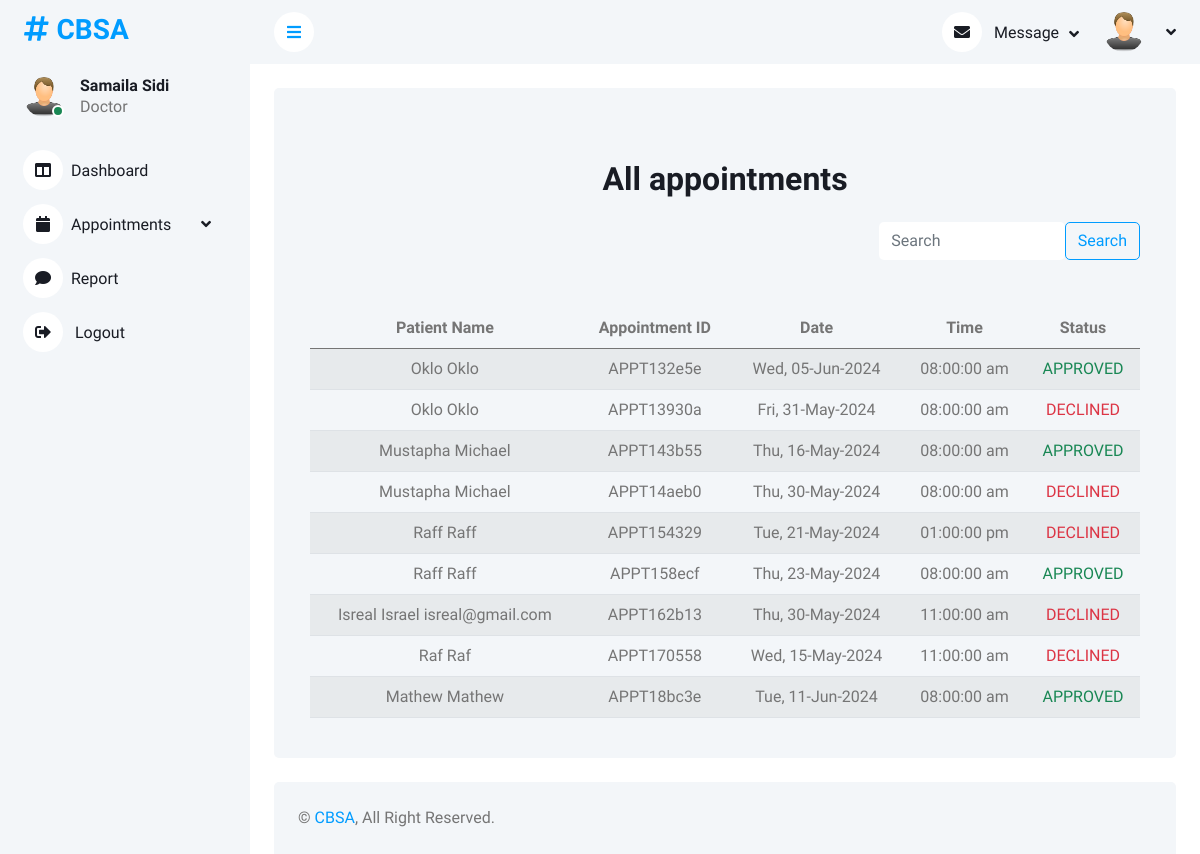
Page /doctor/all-appointments.php (signed in) on the committed database.
### tables this page shows
CREATE TABLE `doctor` (
  `doctor_id` int(11) NOT NULL,
  `firstname` varchar(255) NOT NULL,
  `lastname` varchar(255) NOT NULL,
  `othername` varchar(255) NOT NULL,
  `email` varchar(255) NOT NULL,
  `password` varchar(255) NOT NULL,
  `blood_group` varchar(255) DEFAULT NULL,
  `genotype` varchar(255) DEFAULT NULL,
  `specialization` varchar(255) DEFAULT NULL,
  `time` timestamp NOT NULL DEFAULT current_timestamp()
);

CREATE TABLE `appointment` (
  `appointment_id` varchar(255) NOT NULL,
  `fullname` varchar(255) NOT NULL,
  `email` varchar(255) NOT NULL,
  `phone_number` varchar(255) NOT NULL,
  `appointment_date` date NOT NULL,
  `appointment_time` time NOT NULL,
  `appointment_status` varchar(255) DEFAULT NULL,
  `student_id` int(11) DEFAULT NULL,
  `booking_time` timestamp NOT NULL DEFAULT current_timestamp()
);

CREATE TABLE `student` (
  `student_id` int(11) NOT NULL,
  `firstname` varchar(255) NOT NULL,
  `lastname` varchar(255) NOT NULL,
  `othername` varchar(255) NOT NULL,
  `email` varchar(255) NOT NULL,
  `matric` varchar(255) NOT NULL,
  `password` varchar(255) NOT NULL,
  `blood_group` varchar(255) DEFAULT NULL,
  `genotype` varchar(255) DEFAULT NULL,
  `time` timestamp NOT NULL DEFAULT current_timestamp()
);

### doctor/all-appointments.php (the view, shortened to what this page needs)
<?php
include("../include/connect.php");
if (isset($_SESSION["doctor_id"])) {
    $user_id = $_SESSION["doctor_id"];
    $sql = mysqli_query($connect,"SELECT * FROM `doctor` WHERE doctor_id = $user_id");
    $fetch = mysqli_fetch_assoc($sql);
    $firstname = $fetch["firstname"];
    $lastname = $fetch["lastname"];
}
?>
<!DOCTYPE html>
<html lang="en">
<head>
    <link href="https://cdnjs.cloudflare.com/ajax/libs/font-awesome/5.10.0/css/all.min.css" rel="stylesheet">
    <link href="https://cdn.jsdelivr.net/npm/bootstrap-icons@1.4.1/font/bootstrap-icons.css" rel="stylesheet">
    <link href="lib/owlcarousel/assets/owl.carousel.min.css" rel="stylesheet">
    <link href="lib/tempusdominus/css/tempusdominus-bootstrap-4.min.css" rel="stylesheet" />
    <link href="css/bootstrap.min.css" rel="stylesheet">
    <link href="css/style.css" rel="stylesheet">
</head>
<body>
    <div class="container-xxl position-relative bg-white d-flex p-0">
        <div class="sidebar pe-4 pb-3">
            <nav class="navbar bg-light navbar-light">
                <a href="dashboard.php" class="navbar-brand mx-4 mb-3">
                    <h3 class="text-primary"><i class="fa fa-hashtag me-2"></i>CBSA</h3>
                </a>
                <div class="d-flex align-items-center ms-4 mb-4">
                    <div class="position-relative">
                        <img class="rounded-circle" src="./img/user.png" alt="" style="width: 40px; height: 40px;">
                        <div class="bg-success rounded-circle border border-2 border-white position-absolute end-0 bottom-0 p-1"></div>
                    </div>
                    <div class="ms-3">
                        <h6 class="mb-0"><?php echo $firstname . " " . $lastname ?></h6>
                        <span>Doctor</span>
                    </div>
                </div>
                <div class="navbar-nav w-100">
                    <a href="dashboard.php" class="nav-item nav-link"><i class="fas fa-columns me-2"></i>Dashboard</a>
                    <div class="nav-item dropdown">
                        <a href="#" class="nav-link dropdown-toggle" data-bs-toggle="dropdown"><i class="fas fa-calendar me-2"></i>Appointments</a>
                    </div>
                    <a href="report.php" class="nav-item nav-link"><i class="fas fa-comment me-2"></i>Report</a>
                    <a href="#" onclick="logout()" class="nav-item nav-link"> <i class="fas fa-sign-out-alt me-2"></i>
                        Logout</a>
                    </div>
                </div>
        </div>
        <div class="content">
            <nav class="navbar navbar-expand bg-light navbar-light sticky-top px-4 py-0">
                <a href="#" class="sidebar-toggler flex-shrink-0">
                    <i class="fa fa-bars"></i>
                </a>
                <div class="navbar-nav align-items-center ms-auto">
                    <div class="nav-item dropdown">
                        <a href="#" class="nav-link dropdown-toggle" data-bs-toggle="dropdown">
                            <i class="fa fa-envelope me-lg-2"></i>
                            <span class="d-none d-lg-inline-flex">Message</span>
                        </a>
                    </div>
                    <div class="nav-item dropdown">
                        <a href="#" class="nav-link dropdown-toggle" data-bs-toggle="dropdown">
                            <img class="rounded-circle me-lg-2" src="./img/user.png" alt="" style="width: 40px; height: 40px;">
                        </a>
                    </div>
                </div>
            </nav>
            <div class="container-fluid pt-4 px-4">
                <div class="bg-light text-center rounded p-4">
                <div class="container mt-5">
    <h2 class="mb-4">All appointments</h2>
    <div class="row">
        <form class="col-sm-4 ms-auto d-flex mb-5" action="search.php" method="get">
            <input class="form-control border-0" type="search" name="search" placeholder="Search">
            <input class="btn btn-outline-primary" value="Search" type="submit">
        </form>
    </div>
    <div class="table-responsive">
        <table class="table table-striped">
            <thead>
                <tr>
                    <th scope="col">Patient Name</th>
                    <th scope="col">Appointment ID</th>
                    <th scope="col">Date</th>
                    <th scope="col">Time</th>
                    <th scope="col">Status</th>
                </tr>
            </thead>
            <tbody>
            <?php
$pending_appt = mysqli_query($connect,"SELECT * FROM `appointment` INNER JOIN `student` ON appointment.student_id = student.student_id");
                while ($pending_appt_fetch = mysqli_fetch_assoc($pending_appt)) {
                    $patient_firstname = $pending_appt_fetch["firstname"];
                    $patient_lastname = $pending_appt_fetch["lastname"];
                    if (isset($pending_appt_fetch["othername"])) {
                        $patient_othername = $pending_appt_fetch["othername"];
                    }else{
                        $patient_othername = null;
                    }
                    $appointment_id = $pending_appt_fetch["appointment_id"];
                    $appointment_date = $pending_appt_fetch["appointment_date"];
                     $appointment_date = strtotime($appointment_date);
                     $appointment_date = date("D, d-M-Y",$appointment_date);
                     $appointment_time = $pending_appt_fetch["appointment_time"];
                     $appointment_time = strtotime($appointment_time);
                     $appointment_time = date("h:i:s a",$appointment_time);
                    $appointment_status = $pending_appt_fetch["appointment_status"];
                    switch ($appointment_status) {
                            case 'DECLINED':
                                echo '
                                    <tr>
                                        <td>'.$patient_firstname . " " . $patient_lastname ." ".$patient_othername.' </td>
                                        <td>'. $appointment_id  .'</td>
                                        <td>'. $appointment_date  .'</td>
                                        <td>'. $appointment_time  .'</td>
                                        <td class="text-danger">'. $appointment_status  .'</td>
                                    </tr>
                                ';
                                break;
                        default:
                            echo '
                                <tr>
                                    <td>'.$patient_firstname . " " . $patient_lastname ." ".$patient_othername.' </td>
                                    <td>'. $appointment_id  .'</td>
                                    <td>'. $appointment_date  .'</td>
                                    <td>'. $appointment_time  .'</td>
                                    <td class="text-success">'. $appointment_status  .'</td>
                                </tr>
                            ';
                            break;
                    }
                }
              ?>
            </tbody>
        </table>
    </div>
</div>
        </div>
            </div>
            <div class="container-fluid pt-4 px-4">
                <div class="bg-light rounded-top p-4">
                    <div class="row">
                        <div class="col-12 col-sm-6 text-center text-sm-start">
                            &copy; <a href="#">CBSA</a>, All Right Reserved.
                        </div>
                    </div>
                </div>
            </div>
        </div>
</body>
</html>

### doctor/css/style.css (style rules this page uses)
:root { --primary: #009CFF; --light: #F3F6F9; --dark: #191C24; }
.btn { transition: .5s; }
.sidebar { position: fixed; top: 0; left: 0; bottom: 0; width: 250px; height: 100vh; overflow-y: auto; background: var(--light); transition: 0.5s; z-index: 999; }
.content { margin-left: 250px; min-height: 100vh; background: #FFFFFF; transition: 0.5s; }
@media (min-width: 992px) { .sidebar { margin-left: 0; } }
@media (min-width: 992px) { .content { width: calc(100% - 250px); } }
.sidebar .navbar .navbar-nav .nav-link { padding: 7px 20px; color: var(--dark); font-weight: 500; border-left: 3px solid var(--light); border-radius: 0 30px 30px 0; outline: none; }
.sidebar .navbar .navbar-nav .nav-link i { width: 40px; height: 40px; display: inline-flex; align-items: center; justify-content: center; background: #FFFFFF; border-radius: 40px; }
.sidebar .navbar .dropdown-toggle::after { position: absolute; top: 15px; right: 15px; border: none; content: "\f107"; font-family: "Font Awesome 5 Free"; font-weight: 900; transition: .5s; }
.content .navbar .navbar-nav .nav-link { margin-left: 25px; padding: 12px 0; color: var(--dark); outline: none; }
.content .navbar .sidebar-toggler, .content .navbar .navbar-nav .nav-link i { width: 40px; height: 40px; display: inline-flex; align-items: center; justify-content: center; background: #FFFFFF; border-radius: 40px; }
.content .navbar .dropdown-toggle::after { margin-left: 6px; vertical-align: middle; border: none; content: "\f107"; font-family: "Font Awesome 5 Free"; font-weight: 900; transition: .5s; }

### rows in the picture
doctor: firstname "Samaila", lastname "Sidi"
appointment: student.firstname "Oklo", student.lastname "Oklo", appointment_id "APPT132e5e", appointment_date "Wed, 05-Jun-2024", appointment_time "08:00:00 am", appointment_status "APPROVED"
appointment: student.firstname "Oklo", student.lastname "Oklo", appointment_id "APPT13930a", appointment_date "Fri, 31-May-2024", appointment_time "08:00:00 am", appointment_status "DECLINED"
appointment: student.firstname "Mustapha", student.lastname "Michael", appointment_id "APPT143b55", appointment_date "Thu, 16-May-2024", appointment_time "08:00:00 am", appointment_status "APPROVED"
appointment: student.firstname "Mustapha", student.lastname "Michael", appointment_id "APPT14aeb0", appointment_date "Thu, 30-May-2024", appointment_time "08:00:00 am", appointment_status "DECLINED"
appointment: student.firstname "Raff", student.lastname "Raff", appointment_id "APPT154329", appointment_date "Tue, 21-May-2024", appointment_time "01:00:00 pm", appointment_status "DECLINED"
appointment: student.firstname "Raff", student.lastname "Raff", appointment_id "APPT158ecf", appointment_date "Thu, 23-May-2024", appointment_time "08:00:00 am", appointment_status "APPROVED"
appointment: student.firstname "Isreal", student.lastname "Israel", student.othername "isreal@gmail.com", appointment_id "APPT162b13", appointment_date "Thu, 30-May-2024", appointment_time "11:00:00 am", appointment_status "DECLINED"
appointment: student.firstname "Raf", student.lastname "Raf", appointment_id "APPT170558", appointment_date "Wed, 15-May-2024", appointment_time "11:00:00 am", appointment_status "DECLINED"
appointment: student.firstname "Mathew", student.lastname "Mathew", appointment_id "APPT18bc3e", appointment_date "Tue, 11-Jun-2024", appointment_time "08:00:00 am", appointment_status "APPROVED"
